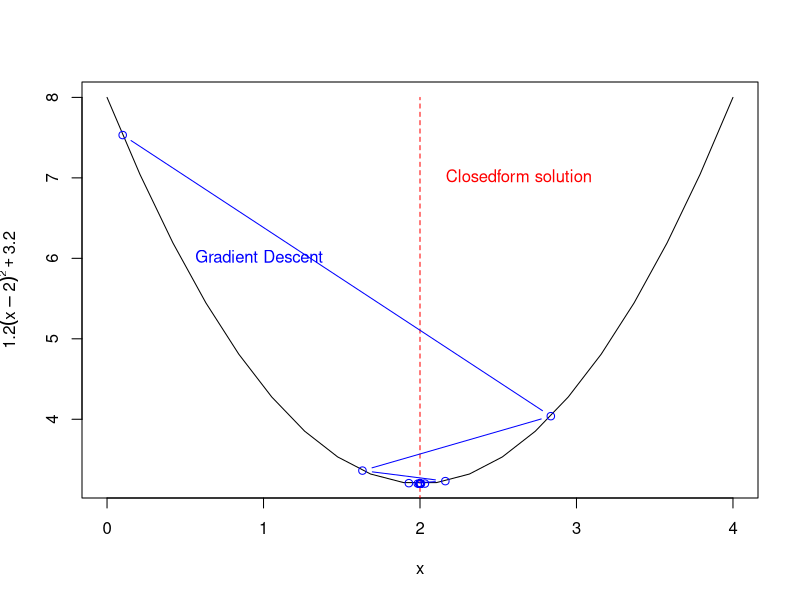

This chart was generated by the following R code:
## ---- chunk 1
# get data 
x0 <- c(1,1,1,1,1) # column of 1's
x1 <- c(1,2,3,4,5) # original x-values
 
# create the x- matrix of explanatory variables
 
x <- as.matrix(cbind(x0,x1))
 
# create the y-matrix of dependent variables
 
y <- as.matrix(c(3,7,5,11,14))
m <- nrow(y)
 
# implement feature scaling
x.scaled <- x
x.scaled[,2] <- (x[,2] - mean(x[,2]))/sd(x[,2])
 
# analytical results with matrix algebra
 solve(t(x)%*%x)%*%t(x)%*%y # w/o feature scaling
 solve(t(x.scaled)%*%x.scaled)%*%t(x.scaled)%*%y # w/ feature scaling
 
# results using canned lm function match results above
summary(lm(y ~ x[, 2])) # w/o feature scaling
summary(lm(y ~ x.scaled[, 2])) # w/feature scaling
 
# define the gradient function dJ/dtheata: 1/m * (h(x)-y))*x where h(x) = x*theta
# in matrix form this is as follows:
grad <- function(x, y, theta) {
  gradient <- (1/m)* (t(x) %*% ((x %*% t(theta)) - y))
  return(t(gradient))
}
 
# define gradient descent update algorithm
grad.descent <- function(x, maxit){
    theta <- matrix(c(0, 0), nrow=1) # Initialize the parameters
 
    alpha = .05 # set learning rate
    for (i in 1:maxit) {
      theta <- theta - alpha  * grad(x, y, theta)   
    }
 return(theta)
}
 
 
# results without feature scaling
print(grad.descent(x,1000))
 
# results with feature scaling
print(grad.descent(x.scaled,1000))
 
# ----------------------------------------------------------------------- 
# cost and convergence intuition
# -----------------------------------------------------------------------
 
# typically we would iterate the algorithm above until the 
# change in the cost function (as a result of the updated b0 and b1 values)
# was extremely small value 'c'. C would be referred to as the set 'convergence'
# criteria. If C is not met after a given # of iterations, you can increase the
# iterations or change the learning rate 'alpha' to speed up convergence
 
# get results from gradient descent
beta <- grad.descent(x,1000)
 
# define the 'hypothesis function'
h <- function(xi,b0,b1) {
 b0 + b1 * xi 
}
 
# define the cost function   
cost <- t(mat.or.vec(1,m))
  for(i in 1:m) {
    cost[i,1] <-  (1 /(2*m)) * (h(x[i,2],beta[1,1],beta[1,2])- y[i,])^2 
  }
 
totalCost <- colSums(cost)
print(totalCost)
 
# save this as Cost1000
cost1000 <- totalCost
 
# change iterations to 1001 and compute cost1001
beta <- (grad.descent(x,1001))
cost <- t(mat.or.vec(1,m))
  for(i in 1:m) {
    cost[i,1] <-  (1 /(2*m)) * (h(x[i,2],beta[1,1],beta[1,2])- y[i,])^2 
  }
cost1001 <- colSums(cost)
 
# does this difference meet your convergence criteria? 
print(cost1000 - cost1001)

xs <- seq(0,4,len=20) # create some values
 
# define the function we want to optimize
 
f <-  function(x) {
1.2 * (x-2)^2 + 3.2
}
 
# plot the function 
plot(xs , f (xs), type="l",xlab="x",ylab=expression(1.2(x-2)^2 +3.2))
 
# calculate the gradeint df/dx
 
grad <- function(x){
  1.2*2*(x-2)
}
 
 
# df/dx = 2.4(x-2), if x = 2 then 2.4(2-2) = 0
# The actual solution we will approximate with gradeint descent
# is  x = 2 as depicted in the plot below
 
lines (c (2,2), c (3,8), col="red",lty=2)
text (2.1,7, "Closedform solution",col="red",pos=4)
 
 
# gradient descent implementation
x <- 0.1 # initialize the first guess for x-value
xtrace <- x # store x -values for graphing purposes (initial)
ftrace <- f(x) # store y-values (function evaluated at x) for graphing purposes (initial)
stepFactor <- 0.6 # learning rate 'alpha'
for (step in 1:100) {
x <- x - stepFactor*grad(x) # gradient descent update
xtrace <- c(xtrace,x) # update for graph
ftrace <- c(ftrace,f(x)) # update for graph
}
 
lines ( xtrace , ftrace , type="b",col="blue")
text (0.5,6, "Gradient Descent",col="blue",pos= 4)
 
# print final value of x
print(x) # x converges to 2.0

